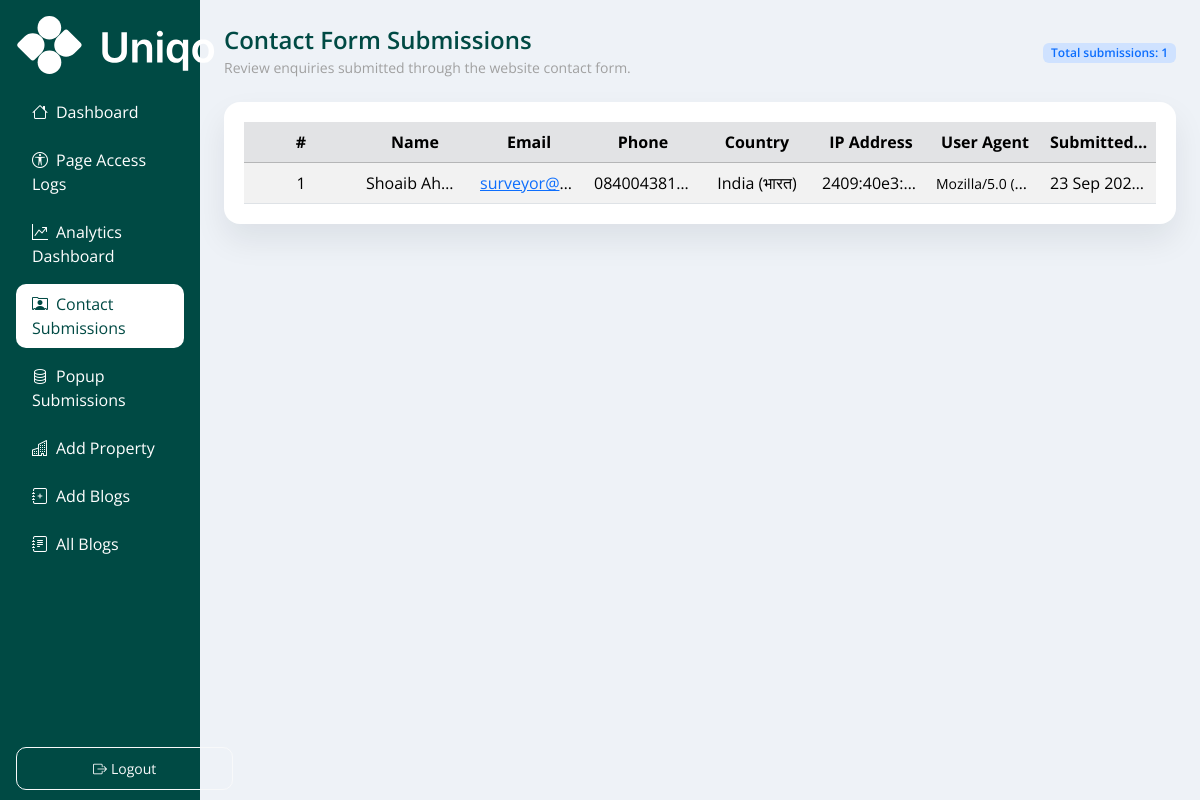
The page /admin/contact_form_submissions.php (signed in) on the database its author committed.
### tables this page shows
CREATE TABLE `contact_form` (
  `id` int(10) UNSIGNED NOT NULL,
  `name` varchar(255) NOT NULL,
  `email` varchar(255) NOT NULL,
  `phone` varchar(50) NOT NULL,
  `country` varchar(255) DEFAULT NULL,
  `ip_address` varchar(45) DEFAULT NULL,
  `user_agent` text DEFAULT NULL,
  `created_at` datetime NOT NULL DEFAULT current_timestamp()
);

### admin/contact_form_submissions.php (the view, shortened to what this page needs)
<?php
require_once __DIR__ . '/includes/render.php';
$pdo = db();
$submissions = [];
$error = null;
$perPage = 10;
$page = filter_input(
  INPUT_GET,
  'page',
  FILTER_VALIDATE_INT,
  ['options' => ['default' => 1, 'min_range' => 1]]
);
$offset = ($page - 1) * $perPage;
$totalSubmissions = 0;
try {
  $countStmt = $pdo->query('SELECT COUNT(*) FROM contact_form');
  $totalSubmissions = (int)$countStmt->fetchColumn();
  if ($totalSubmissions > 0) {
    $query = sprintf(
      'SELECT id, name, email, phone, country, ip_address, user_agent, created_at FROM contact_form ORDER BY created_at DESC LIMIT %d OFFSET %d',
      $perPage,
      $offset
    );
    $stmt = $pdo->query($query);
    $submissions = $stmt->fetchAll();
  } else {
    $page = 1;
    $offset = 0;
  }
} catch (Throwable $e) {
  $error = 'Unable to load contact form submissions at this time.';
}
echo '<div class="container-fluid layout">';
echo '<div class="row g-0">';
?>
<main class="col-12 col-md-9 col-lg-10 content">
  <div class="d-flex flex-column flex-lg-row align-items-lg-center justify-content-between gap-3 mb-4">
    <div>
      <h2 class="title-heading">Contact Form Submissions</h2>
      <p class="para mb-0">Review enquiries submitted through the website contact form.</p>
    </div>
    <div class="text-lg-end">
      <span class="badge bg-primary-subtle text-primary fw-semibold">Total submissions: <?= number_format($totalSubmissions) ?></span>
    </div>
  </div>
  <?php if ($error): ?>
    <div class="alert alert-warning" role="alert">
      <?= htmlspecialchars($error, ENT_QUOTES, 'UTF-8') ?>
    </div>
  <?php elseif (!$submissions): ?>
    <div class="alert alert-info" role="alert">
      No contact form submissions found.
    </div>
  <?php else: ?>
    <div class="box">
      <div class="table-responsive">
        <table class="table table-striped table-hover align-middle mb-0">
          <thead class="table-secondary">
            <tr>
              <th scope="col">#</th>
              <th scope="col">Name</th>
              <th scope="col">Email</th>
              <th scope="col">Phone</th>
              <th scope="col">Country</th>
              <th scope="col">IP Address</th>
              <th scope="col">User Agent</th>
              <th scope="col">Submitted At</th>
            </tr>
          </thead>
          <tbody>
            <?php foreach ($submissions as $submission): ?>
              <?php
                $createdAt = $submission['created_at'] ?? '';
                $createdAtFormatted = '—';
                if ($createdAt) {
                  try {
                    $createdAtFormatted = (new DateTime($createdAt))->format('d M Y H:i');
                  } catch (Throwable $e) {
                    $createdAtFormatted = (string)$createdAt;
                  }
                }
              ?>
              <tr>
                <td><?= (int)$submission['id'] ?></td>
                <td><?= htmlspecialchars((string)($submission['name'] ?? ''), ENT_QUOTES, 'UTF-8') ?></td>
                <td>
                  <?php if (!empty($submission['email'])): ?>
                    <a href="mailto:<?= htmlspecialchars($submission['email'], ENT_QUOTES, 'UTF-8') ?>">
                      <?= htmlspecialchars($submission['email'], ENT_QUOTES, 'UTF-8') ?>
                    </a>
                  <?php else: ?>
                    <span class="text-muted">—</span>
                  <?php endif; ?>
                </td>
                <td><?= htmlspecialchars((string)($submission['phone'] ?? '—'), ENT_QUOTES, 'UTF-8') ?></td>
                <td><?= htmlspecialchars((string)($submission['country'] ?? '—'), ENT_QUOTES, 'UTF-8') ?></td>
                <td><?= htmlspecialchars((string)($submission['ip_address'] ?? '—'), ENT_QUOTES, 'UTF-8') ?></td>
                <td class="text-break">
                  <?php if (!empty($submission['user_agent'])): ?>
                    <small><?= htmlspecialchars($submission['user_agent'], ENT_QUOTES, 'UTF-8') ?></small>
                  <?php else: ?>
                    <span class="text-muted">—</span>
                  <?php endif; ?>
                </td>
                <td><?= htmlspecialchars($createdAtFormatted, ENT_QUOTES, 'UTF-8') ?></td>
              </tr>
            <?php endforeach; ?>
          </tbody>
        </table>
      </div>
    </div>
  <?php endif; ?>
</main>
<?php
echo '</div>';
echo '</div>';

### admin/assets/css/style.css (style rules this page uses)
body { background: #eef2f7; font-family: "Open Sans", sans-serif; color: #111; }
.layout { min-height: 100vh; padding: 0; }
.content { padding: 24px; }
.box { background: #ffffff; border-radius: 16px; box-shadow: 0 16px 32px rgba(15, 23, 42, 0.08); padding: 20px; }
.table td, .table th { vertical-align: middle; }

### admin/assets/css/custom.css (style rules this page uses)
.content .title-heading { font-size: 24px; font-weight: 600; line-height: 1.3; margin-bottom: 2px; color: #004a44; }
.content .para { font-size: 14px; margin-bottom: 10px; color: #a0a0a0; }
table { table-layout: fixed; width: 100%; border-collapse: collapse; }
table th, table td { width: auto; text-align: center; padding: 8px 12px; white-space: nowrap; overflow: hidden; text-overflow: ellipsis; }

### rows shown on the page
contact_form: id "1", name "Shoaib Ah…", email "surveyor@…", phone "084004381…", country "India (भारत)", ip_address "2409:40e3:…", user_agent "Mozilla/5.0 (…", created_at "23 Sep 202…"

### other values the page prints
$label "Dashboard"
$label "Page Access Logs"
$label "Analytics Dashboard"
$label "Contact Submissions"
$label "Popup Submissions"
$label "Add Property"
$label "Add Blogs"
$label "All Blogs"
$totalSubmissions "1"
